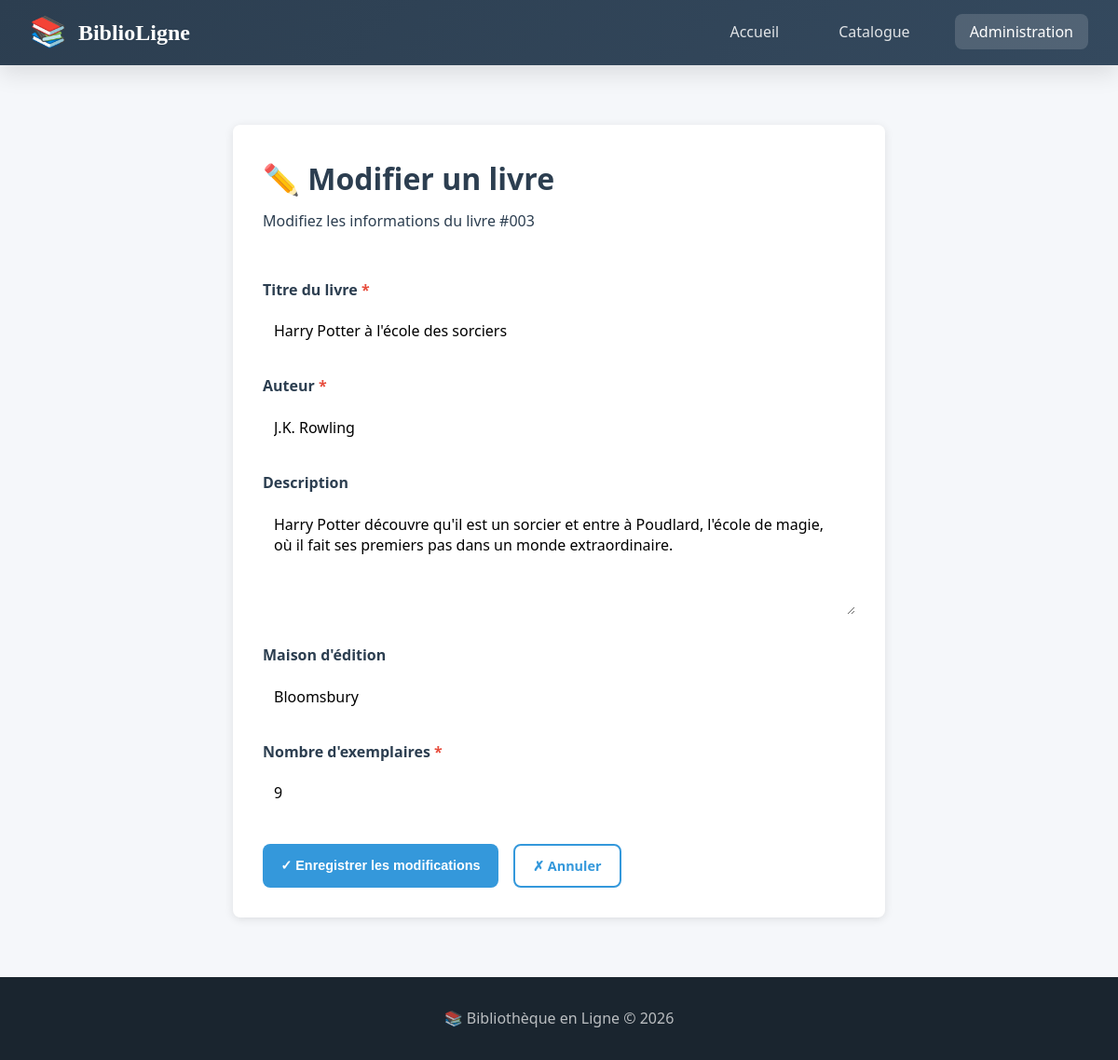
/admin_edit.php?id=3 (signed in), run on the app's committed database.
### tables this page shows
CREATE TABLE IF NOT EXISTS `livres` (
  `id` int NOT NULL AUTO_INCREMENT,
  `titre` varchar(100) NOT NULL,
  `auteur` varchar(100) NOT NULL,
  `description` text,
  `maison_edition` varchar(100) DEFAULT NULL,
  `nombre_exemplaire` int DEFAULT '1',
  PRIMARY KEY (`id`)
);

### admin_edit.php (the view, shortened to what this page needs)
<?php
$id = isset($_GET['id']) ? intval($_GET['id']) : 0;
$book = null;
$db = getDBConnection();
try {
    $stmt = $db->prepare("SELECT * FROM livres WHERE id = :id");
    $stmt->execute([':id' => $id]);
    $book = $stmt->fetch();
} catch (PDOException $e) {
    header('Location: admin.php?error=' . urlencode('Erreur lors de la récupération du livre'));
    exit;
}
?>
<!DOCTYPE html>
<html lang="fr">
<head>
    <link rel="stylesheet" href="style.css">
</head>
<body>
    <header class="site-header">
        <div class="nav-container">
            <a href="index.php" class="logo">
                <span class="logo-icon">📚</span>
                <span>BiblioLigne</span>
            </a>
            <ul class="nav-links">
                <li><a href="index.php">Accueil</a></li>
                <li><a href="results.php">Catalogue</a></li>
                <li><a href="admin.php" class="active">Administration</a></li>
            </ul>
        </div>
    </header>
    <main>
        <div class="form-container">
            <div class="form-header">
                <h1>✏️ Modifier un livre</h1>
                <p>Modifiez les informations du livre #<?php echo str_pad($book['id'], 3, '0', STR_PAD_LEFT); ?></p>
            </div>
            <form method="POST" action="admin_edit.php?id=<?php echo $id; ?>">
                <div class="form-group">
                    <label for="titre">
                        Titre du livre <span class="required">*</span>
                    </label>
                    <input
                        type="text"
                        id="titre"
                        name="titre"
                        required
                        value="<?php echo htmlspecialchars(isset($_POST['titre']) ? $_POST['titre'] : $book['titre']); ?>"
                    >
                </div>
                <div class="form-group">
                    <label for="auteur">
                        Auteur <span class="required">*</span>
                    </label>
                    <input
                        type="text"
                        id="auteur"
                        name="auteur"
                        required
                        value="<?php echo htmlspecialchars(isset($_POST['auteur']) ? $_POST['auteur'] : $book['auteur']); ?>"
                    >
                </div>
                <div class="form-group">
                    <label for="description">
                        Description
                    </label>
                    <textarea
                        id="description"
                        name="description"
                    ><?php echo htmlspecialchars(isset($_POST['description']) ? $_POST['description'] : $book['description']); ?></textarea>
                </div>
                <div class="form-group">
                    <label for="maison_edition">
                        Maison d'édition
                    </label>
                    <input
                        type="text"
                        id="maison_edition"
                        name="maison_edition"
                        value="<?php echo htmlspecialchars(isset($_POST['maison_edition']) ? $_POST['maison_edition'] : $book['maison_edition']); ?>"
                    >
                </div>
                <div class="form-group">
                    <label for="nombre_exemplaire">
                        Nombre d'exemplaires <span class="required">*</span>
                    </label>
                    <input
                        type="number"
                        id="nombre_exemplaire"
                        name="nombre_exemplaire"
                        required
                        min="0"
                        value="<?php echo htmlspecialchars(isset($_POST['nombre_exemplaire']) ? $_POST['nombre_exemplaire'] : $book['nombre_exemplaire']); ?>"
                    >
                </div>
                <div class="form-actions">
                    <button type="submit" class="btn btn-primary">
                        ✓ Enregistrer les modifications
                    </button>
                    <a href="admin.php" class="btn btn-outline">
                        ✗ Annuler
                    </a>
                </div>
            </form>
        </div>
    </main>
    <footer class="site-footer">
        <p>📚 Bibliothèque en Ligne &copy; 2026</p>
    </footer>
</body>
</html>

### style.css (style rules this page uses)
:root { --primary: #2c3e50; --primary-light: #34495e; --secondary: #e67e22; --secondary-hover: #d35400; --accent: #3498db; --accent-hover: #2980b9; --success: #27ae60; --danger: #e74c3c; --warning: #f39c12; --light: #ecf0f1; --dark: #1a252f; --text: #2c3e50; --text-muted: #7f8c8d; --bg: #f5f7fa; --white: #ffffff; --shadow: 0 4px 6px rgba(0,0,0,0.07); --shadow-lg: 0 10px 25px rgba(0,0,0,0.1); --radius: 12px; --radius-sm: 8px; --transition: all 0.3s ease; --font-main: 'Segoe UI', Tahoma, Geneva, Verdana, sans-serif; --font-heading: Georgia, 'Times New Roman', serif; }
*, *::before, *::after { box-sizing: border-box; margin: 0; padding: 0; }
html { scroll-behavior: smooth; }
body { font-family: var(--font-main); background: var(--bg); color: var(--text); line-height: 1.6; min-height: 100vh; display: flex; flex-direction: column; }
a { color: var(--accent); text-decoration: none; transition: var(--transition); }
.site-header { background: linear-gradient(135deg, var(--primary) 0%, var(--primary-light) 100%); color: var(--white); padding: 0; box-shadow: var(--shadow-lg); position: sticky; top: 0; z-index: 1000; }
.nav-container { max-width: 1200px; margin: 0 auto; padding: 0 2rem; display: flex; justify-content: space-between; align-items: center; height: 70px; }
.logo { display: flex; align-items: center; gap: 0.75rem; font-family: var(--font-heading); font-size: 1.5rem; font-weight: bold; color: var(--white); }
.logo-icon { font-size: 2rem; }
.nav-links { display: flex; list-style: none; gap: 2rem; }
.nav-links a { color: rgba(255,255,255,0.85); font-weight: 500; padding: 0.5rem 1rem; border-radius: var(--radius-sm); transition: var(--transition); }
.nav-links a:hover, .nav-links a.active { color: var(--white); background: rgba(255,255,255,0.15); }
main { flex: 1; max-width: 1200px; width: 100%; margin: 0 auto; padding: 2rem; }
.btn { display: inline-flex; align-items: center; justify-content: center; gap: 0.5rem; padding: 0.6rem 1.2rem; border-radius: var(--radius-sm); font-size: 0.9rem; font-weight: 600; cursor: pointer; border: none; transition: var(--transition); text-decoration: none; }
.btn-primary { background: var(--accent); color: var(--white); }
.btn-outline { background: transparent; color: var(--accent); border: 2px solid var(--accent); }
.form-container { max-width: 600px; margin: 0 auto; background: var(--white); padding: 2.5rem; border-radius: var(--radius); box-shadow: var(--shadow); }
.form-group { margin-bottom: 1.5rem; }
.form-group label { display: block; font-weight: 600; margin-bottom: 0.5rem; color: var(--primary); }
.form-group input, .form-group textarea, .form-group select { width: 100%; padding: 0.75rem 1rem; border: 2px solid #ddd; border-radius: var(--radius-sm); font-size: 1rem; font-family: inherit; transition: var(--transition); background: var(--white); }
.form-group textarea { min-height: 120px; resize: vertical; }
.site-footer { background: var(--dark); color: rgba(255,255,255,0.7); text-align: center; padding: 2rem; margin-top: auto; }

### admin_edit.php (style rules this page uses)
.form-container { max-width: 700px; margin: 2rem auto; background: white; padding: 2rem; border-radius: 8px; box-shadow: 0 2px 10px rgba(0,0,0,0.1); }
.form-header { margin-bottom: 2rem; padding-bottom: 1rem; border-bottom: 2px solid var(--border); }
.form-header h1 { color: var(--primary); margin: 0 0 0.5rem 0; }
.form-group { margin-bottom: 1.5rem; }
.form-group label { display: block; margin-bottom: 0.5rem; font-weight: 600; color: var(--text-dark); }
.form-group label .required { color: var(--danger); }
.form-group input, .form-group textarea { width: 100%; padding: 0.75rem; border: 1px solid var(--border); border-radius: 4px; font-size: 1rem; font-family: inherit; }
.form-group textarea { resize: vertical; min-height: 120px; }
.form-actions { display: flex; gap: 1rem; margin-top: 2rem; }

### data on the page
livres: id "003", titre "Harry Potter à l'école des sorciers", auteur "J.K. Rowling", description "Harry Potter découvre qu'il est un sorcier et entre à Poudlard, l'école de magie, où il fait ses premiers pas dans un monde extraordinaire.", maison_edition "Bloomsbury", nombre_exemplaire "9"
